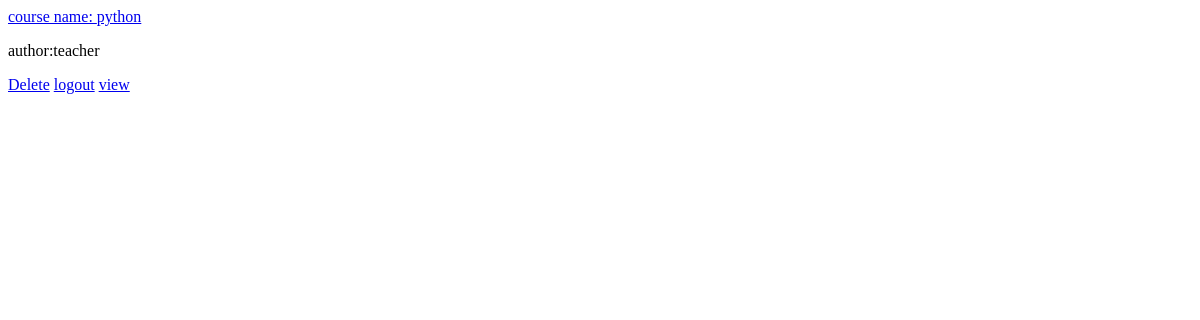
The page /course/ (signed in) on the database as committed earlier.
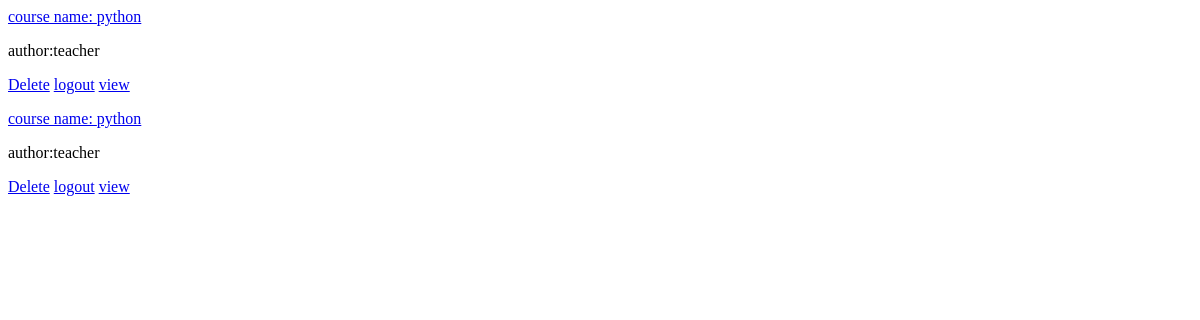
The same page on the database as committed later.
### course/models.py (models this page shows, shortened)
class Course(models.Model):
    course_name = models.CharField(max_length=300,default=None)
    author = models.ForeignKey(Teacher,on_delete=models.CASCADE,null=True,default=None)
    course_content = models.TextField(null=True)

### accounts/models.py (models this page shows, shortened)
class User(AbstractBaseUser):
    email = models.EmailField(verbose_name='email', max_length=80, unique=True)
    username = models.CharField(max_length=30, unique=True)
    date_joined = models.DateField(
        verbose_name='date joined', auto_now_add=True)
    last_login = models.DateField(verbose_name='last login', auto_now=True)
    is_admin = models.BooleanField(default=False)
    is_active = models.BooleanField(default=True)
    is_staff = models.BooleanField(default=False)
    is_superuser = models.BooleanField(default=False)
    address = models.TextField(default='Address here')
    USERNAME_FIELD = 'email'
    REQUIRED_FIELDS = ['username']
    objects = MyAccountManager()

class Teacher(User):
    full_name = models.CharField(max_length=300)
    subject = models.TextField(default="text here")
    def __str__(self):
        return self.full_name

### course/views.py (the view)
# urls.py: path('',views.view_course,name = 'list'),
@login_required
def view_course(request):
    uid = request.user
    obj = Course.objects.filter(author=uid)
    modules = Module.objects.all()
    return render(request, 'course/courses.html', {"obj": obj, "mod": modules})

### course/templates/course/courses.html (shortened to what this page needs)
{% for obj in obj %}
<p><a href="{% url 'course:single' pk=obj.id %}">course name: {{ obj.course_name }}</a> </p>
<p>author:{{ obj.author }}</p>
<a href="{% url 'course:delete' pk=obj.id %}">Delete</a>
<a href="{% url 'accounts:logout' %}">logout</a>
<a href="{% url 'course:display' cn=obj.course_name %}">view</a>
{% endfor %}

Rows that differ between the two databases and show on the page:
added Course: course_name "python", author "teacher"
